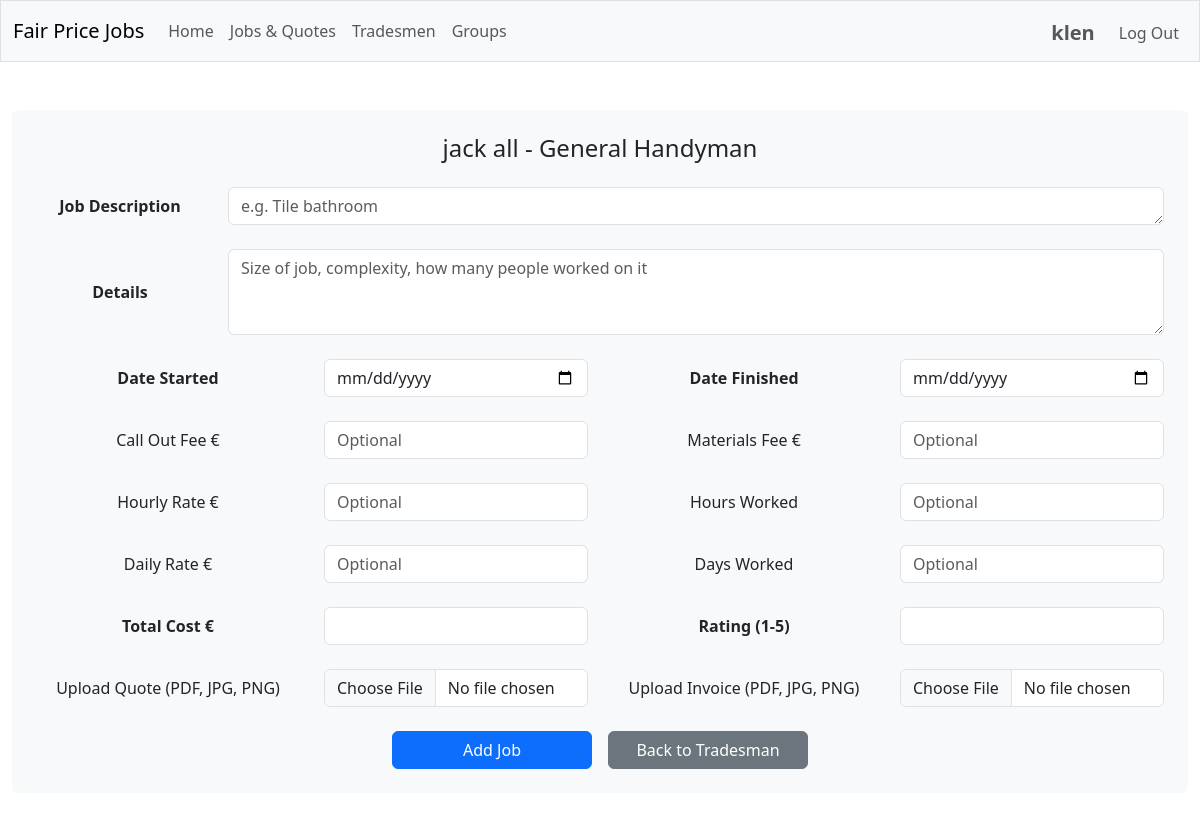
/add_job/2 (signed in), run on the app's committed database.
### tables this page shows
CREATE TABLE users (
    id INTEGER PRIMARY KEY AUTOINCREMENT,
    username TEXT NOT NULL UNIQUE,
    firstname TEXT NOT NULL,
    lastname TEXT NOT NULL,
    email TEXT NOT NULL UNIQUE,
    postcode TEXT NOT NULL,
    hash TEXT NOT NULL
);

CREATE TABLE tradesmen (
    id INTEGER PRIMARY KEY AUTOINCREMENT,
    trade TEXT NOT NULL,
    first_name TEXT,
    family_name TEXT NOT NULL,
    company_name TEXT,
    address TEXT NOT NULL,
    postcode TEXT NOT NULL,
    phone_number TEXT NOT NULL,
    email TEXT
);

### app/routes/jobs.py (the view, shortened to what this page needs)
@jobs_bp.route("/add_job/<int:tradesman_id>", methods=["GET", "POST"])
@login_required
def add_job(tradesman_id: int) -> Union[str, Response]:
    tradesman = tradesman_service.get_tradesman_by_id(tradesman_id)
    if not tradesman:
        flash("Tradesman not found.", "error")
        return redirect(url_for("search.search_tradesmen"))
    return render_template("add_job.html", tradesman_id=tradesman_id, tradesman=tradesman)

### app/helpers.py (called while the page is built)
def login_required(f: Callable) -> Callable:
    @wraps(f)
    def decorated_function(*args: Any, **kwargs: Any) -> Union[Response, Any]:
        if session.get("user_id") is None:
            return redirect("/login")
        return f(*args, **kwargs)
    return decorated_function

### app/services/database.py (called while the page is built)
def get_db_service() -> DatabaseService:
    return db_service

    def get_connection(self):
        if self.database_path is None:
            raise ValueError("Database path is not configured")
        try:
            if not hasattr(g, '_database'):
                g._database = sqlite3.connect(self.database_path, isolation_level=None)
                g._database.row_factory = sqlite3.Row
                g._database.execute("PRAGMA foreign_keys = ON")
            return g._database
        except RuntimeError:
            if not hasattr(self, '_test_connection'):
                self._test_connection = sqlite3.connect(self.database_path, isolation_level=None)
                self._test_connection.row_factory = sqlite3.Row
                self._test_connection.execute("PRAGMA foreign_keys = ON")
            return self._test_connection

    def close_connection(self):
        try:
            if hasattr(g, '_database'):
                g._database.close()
                delattr(g, '_database')
        except RuntimeError:
            if hasattr(self, '_test_connection'):
                self._test_connection.close()
                delattr(self, '_test_connection')

    @contextmanager
    def get_cursor(self):
        conn = self.get_connection()
        cursor = conn.cursor()
        try:
            yield cursor
        except Exception as e:
            logger.error(f"Database error: {e}")
            conn.rollback()
            raise
        finally:
            cursor.close()

    def execute_single_query(self, query: str, params: Tuple = ()) -> Optional[Dict[str, Any]]:
        with self.get_cursor() as cursor:
            cursor.execute(query, params)
            row = cursor.fetchone()
            if row:
                columns = [column[0] for column in cursor.description]
                return dict(zip(columns, row))
            return None

### main.py (called while the page is built)
def register_database_teardown(app: Flask):
    from app.services.database import get_db_service
    @app.teardown_appcontext
    def close_connection(exception):
        get_db_service().close_connection()

### templates/add_job.html (shortened to what this page needs)
{% extends "layout.html" %}
{% block main %}
<div class="container-fluid p-4 bg-light rounded">
    <div class="row mb-4">
        <div class="col">
            <h4 class="mb-0">
                {% if tradesman.first_name %}
                    {{ tradesman.first_name }} {{ tradesman.family_name }}
                {% else %}
                    {{ tradesman.family_name }}
                {% endif %} - {{ tradesman.trade }}
            </h4>
        </div>
    </div>
    <form action="{{ url_for('jobs.add_job', tradesman_id=tradesman_id) }}" method="post" enctype="multipart/form-data">
        <div class="row align-items-center mb-4">
            <label for="title" class="col-sm-2 col-form-label fw-bold">Job Description</label>
            <div class="col-sm-10">
                <div class="input-container">
                    <textarea class="form-control" id="title" name="title" rows="1"
                    placeholder="e.g. Tile bathroom"required></textarea>
                </div>
            </div>
        </div>
        <div class="row align-items-center mb-4">
            <label for="description" class="col-sm-2 col-form-label fw-bold">Details</label>
            <div class="col-sm-10">
                <div class="input-container">
                    <textarea class="form-control" id="description" name="description" rows="3"
                    placeholder="Size of job, complexity, how many people worked on it"required></textarea>
                </div>
            </div>
        </div>
        <div class="row align-items-center mb-4">
            <div class="col-sm-6">
                <div class="row align-items-center">
                    <label for="date_started" class="col-sm-6 col-form-label fw-bold">Date Started</label>
                    <div class="col-sm-6">
                        <div class="input-container-sm">
                            <input type="date" class="form-control" id="date_started" name="date_started">
                        </div>
                    </div>
                </div>
            </div>
            <div class="col-sm-6">
                <div class="row align-items-center">
                    <label for="date_finished" class="col-sm-6 col-form-label fw-bold">Date Finished</label>
                    <div class="col-sm-6">
                        <div class="input-container-sm">
                            <input type="date" class="form-control" id="date_finished" name="date_finished" required>
                        </div>
                    </div>
                </div>
            </div>
        </div>
        <div class="row align-items-center mb-4">
            <div class="col-sm-6">
                <div class="row align-items-center">
                    <label for="call_out_fee" class="col-sm-6 col-form-label">Call Out Fee €</label>
                    <div class="col-sm-6">
                        <div class="input-container-sm">
                            <input type="number" step="0.01" class="form-control" id="call_out_fee" name="call_out_fee" placeholder="Optional">
                        </div>
                    </div>
                </div>
            </div>
            <div class="col-sm-6">
                <div class="row align-items-center">
                    <label for="materials_fee" class="col-sm-6 col-form-label">Materials Fee €</label>
                    <div class="col-sm-6">
                        <div class="input-container-sm">
                            <input type="number" step="0.01" class="form-control" id="materials_fee" name="materials_fee" placeholder="Optional">
                        </div>
                    </div>
                </div>
            </div>
        </div>
        <div class="row align-items-center mb-4">
            <div class="col-sm-6">
                <div class="row align-items-center">
                    <label for="hourly_rate" class="col-sm-6 col-form-label">Hourly Rate €</label>
                    <div class="col-sm-6">
                        <div class="input-container-sm">
                            <input type="number" step="0.01" class="form-control" id="hourly_rate" name="hourly_rate" placeholder="Optional">
                        </div>
                    </div>
                </div>
            </div>
            <div class="col-sm-6">
                <div class="row align-items-center">
                    <label for="hours_worked" class="col-sm-6 col-form-label">Hours Worked</label>
                    <div class="col-sm-6">
                        <div class="input-container-sm">
                            <input type="number" step="0.5" class="form-control" id="hours_worked" name="hours_worked" placeholder="Optional">
                        </div>
                    </div>
                </div>
            </div>
        </div>
        <div class="row align-items-center mb-4">
            <div class="col-sm-6">
                <div class="row align-items-center">
                    <label for="daily_rate" class="col-sm-6 col-form-label">Daily Rate €</label>
                    <div class="col-sm-6">
                        <div class="input-container-sm">
                            <input type="number" step="0.01" class="form-control" id="daily_rate" name="daily_rate" placeholder="Optional">
                        </div>
                    </div>
                </div>
            </div>
            <div class="col-sm-6">
                <div class="row align-items-center">
                    <label for="days_worked" class="col-sm-6 col-form-label">Days Worked</label>
                    <div class="col-sm-6">
                        <div class="input-container-sm">
                            <input type="number" step="0.5" class="form-control" id="days_worked" name="days_worked" placeholder="Optional">
                        </div>
                    </div>
                </div>
            </div>
        </div>
        <div class="row align-items-center mb-4">
            <div class="col-sm-6">
                <div class="row align-items-center">
                    <label for="total_cost" class="col-sm-6 col-form-label fw-bold">Total Cost €</label>
                    <div class="col-sm-6">
                        <div class="input-container-sm">
                            <input type="number" step="0.01" class="form-control" id="total_cost" name="total_cost" required>
                        </div>
                    </div>
                </div>
            </div>
            <div class="col-sm-6">
                <div class="row align-items-center">
                    <label for="rating" class="col-sm-6 col-form-label fw-bold">Rating (1-5)</label>
                    <div class="col-sm-6">
                        <div class="input-container-sm">
                            <input type="number" min="1" max="5" class="form-control" id="rating" name="rating" required>
                        </div>
                    </div>
                </div>
            </div>
        </div>
        <div class="row align-items-center mb-4">
            <div class="col-sm-6">
                <div class="row align-items-center">
                    <label for="quote_file" class="col-sm-6 col-form-label">Upload Quote (PDF, JPG, PNG)</label>
                    <div class="col-sm-6">
                        <div class="input-container-sm">
                            <input type="file" class="form-control" id="quote_file" name="quote_file" accept=".pdf,.jpg,.jpeg,.png">
                        </div>
                    </div>
                </div>
            </div>
            <div class="col-sm-6">
                <div class="row align-items-center">
                    <label for="invoice_file" class="col-sm-6 col-form-label">Upload Invoice (PDF, JPG, PNG)</label>
                    <div class="col-sm-6">
                        <div class="input-container-sm">
                            <input type="file" class="form-control" id="invoice_file" name="invoice_file" accept=".pdf,.jpg,.jpeg,.png">
                        </div>
                    </div>
                </div>
            </div>
        </div>
        <div class="row">
            <div class="col-12">
                <div class="d-flex justify-content-center gap-3">
                    <button type="submit" class="btn btn-primary" style="width: 200px;">Add Job</button>
                    <a href="{{ url_for('tradesmen.view_tradesman', tradesman_id=tradesman_id) }}" class="btn btn-secondary" style="width: 200px;">Back to Tradesman</a>
                </div>
            </div>
        </div>
    </form>
</div>
{% endblock %}

### templates/layout.html (shortened to what this page needs)
<!DOCTYPE html>
<html lang="en">
    <head>
        <link href="https://cdn.jsdelivr.net/npm/bootstrap@5.3.0/dist/css/bootstrap.min.css" rel="stylesheet">
        <link rel="stylesheet" href="{{ url_for('static', filename='css/custom.css') }}">
    </head>
    <body>
        <nav class="navbar navbar-expand-md navbar-light bg-light border">
            <div class="container-fluid">
                <a class="navbar-brand mb-0 align-items-center" href="/">Fair Price Jobs</a>
                <div class="collapse navbar-collapse" id="navbarNav">
                    {% if session.user_id %}
                        <ul class="navbar-nav me-auto mb-2 mb-lg-0">
                            <li class="nav-item">
                                <a class="nav-link" href="{{ url_for('main.index') }}">Home</a>
                            </li>
                            <li class="nav-item">
                                <a class="nav-link" href="{{ url_for('search.search_jobs_quotes') }}">Jobs & Quotes</a>
                            </li>
                            <li class="nav-item">
                                <a class="nav-link" href="{{ url_for('search.search_tradesmen') }}">Tradesmen</a>
                            </li>
                            <li class="nav-item">
                                <a class="nav-link" href="{{ url_for('groups.search_groups') }}">Groups</a>
                            </li>
                        </ul>
                        <ul class="navbar-nav ms-auto mt-1 align-items-center">
                            <li class="nav-item me-3">
                                <a class="nav-link fs-5 fw-bold p-0" href="{{ url_for('profile.user_profile', user_id=session.user_id) }}">{{ session.username }}</a>
                            </li>
                            <li class="nav-item">
                                <a class="nav-link" href="/logout">Log Out</a>
                            </li>
                        </ul>
                    {% endif %}
                </div>
            </div>
        </nav>
        <main class="container-fluid py-5 text-center">
            {% block main %}{% endblock %}
        </main>
    </body>
</html>

### templates/layout.html (style rules this page uses)
input[type=number] { appearance: textfield; }

### data on the page
users: username "klen"
tradesmen: first_name "jack", family_name "all", trade "General Handyman"
